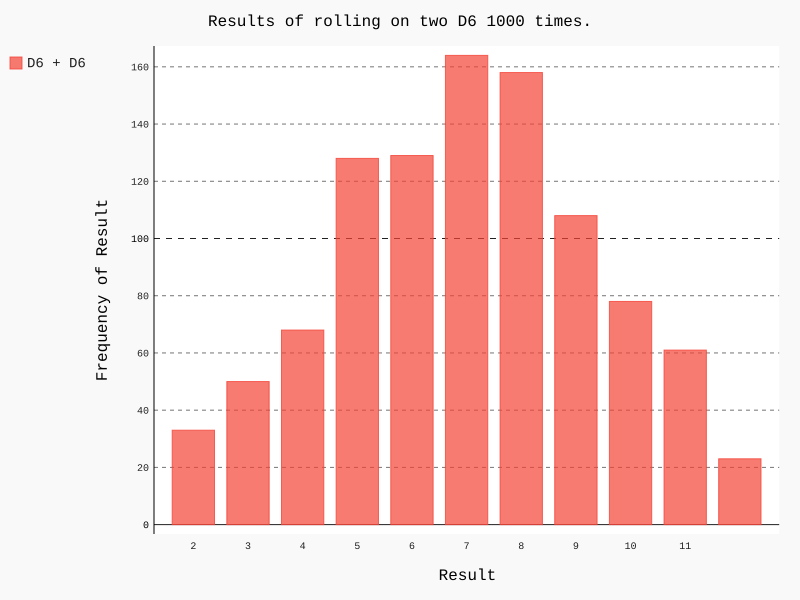

Reproduce this figure in Python.
from die import Die
import pygal

#create D6
die_1 = Die()
die_2 = Die()

#make some rolls and store results in a list
results = []
for roll_num in range(1000):
    result = die_1.roll() + die_2.roll()
    results.append(result)
#analyze the results
frequencies = []
max_result = die_1.num_sides + die_2.num_sides

for value in range(2, max_result+1):
    frequency = results.count(value)
    frequencies.append(frequency)

#Visualize the results
hist = pygal.Bar()

hist.title = "Results of rolling on  two D6 1000 times."
hist.x_labels = []
for x in range(2,12):
    hist.x_labels.append(x)
hist.x_title = 'Result'
hist.y_title = 'Frequency of Result'

hist.add('D6 + D6', frequencies)
hist.render_to_file('die_visual2.svg')
